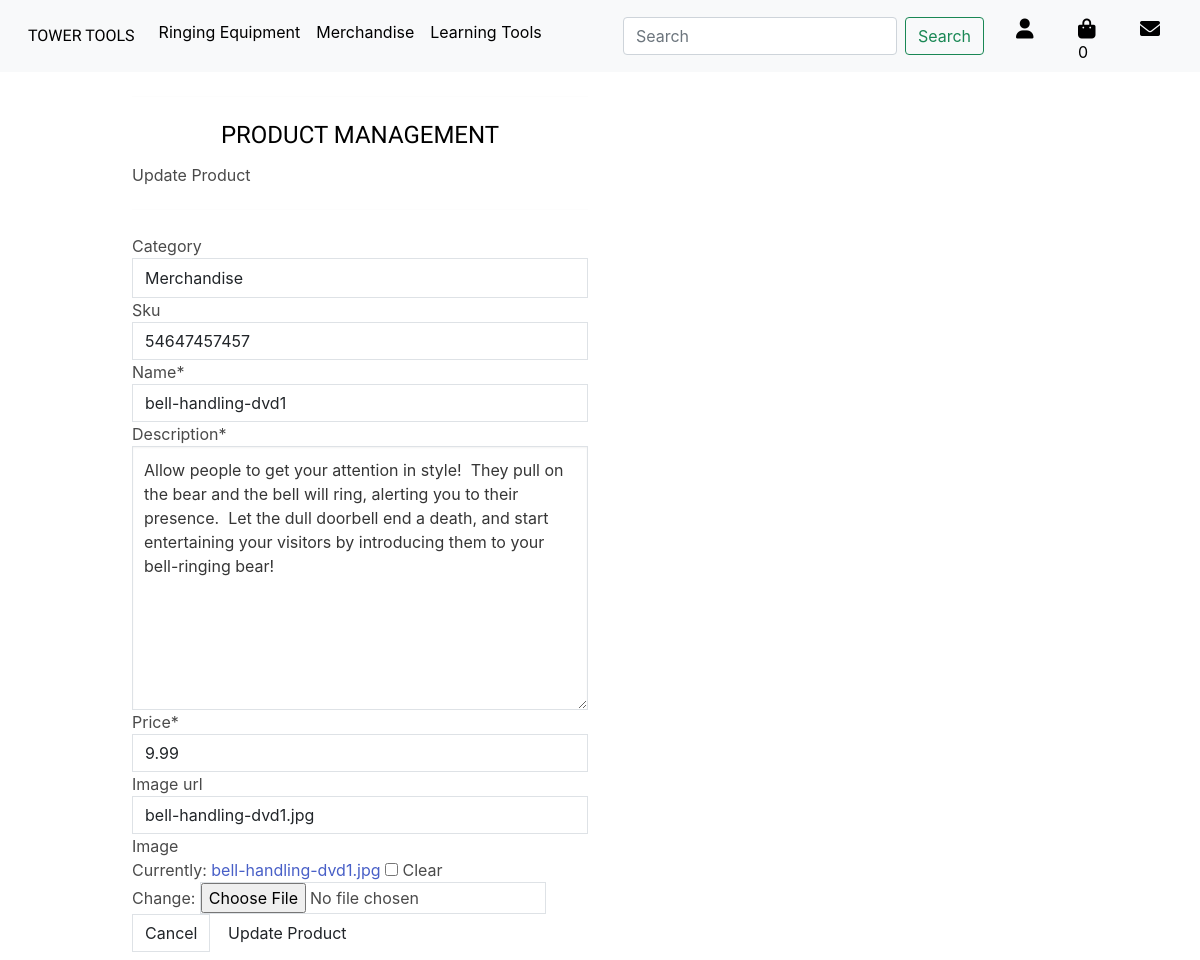
Page /products/edit/4/ (signed in) on the earlier database version.
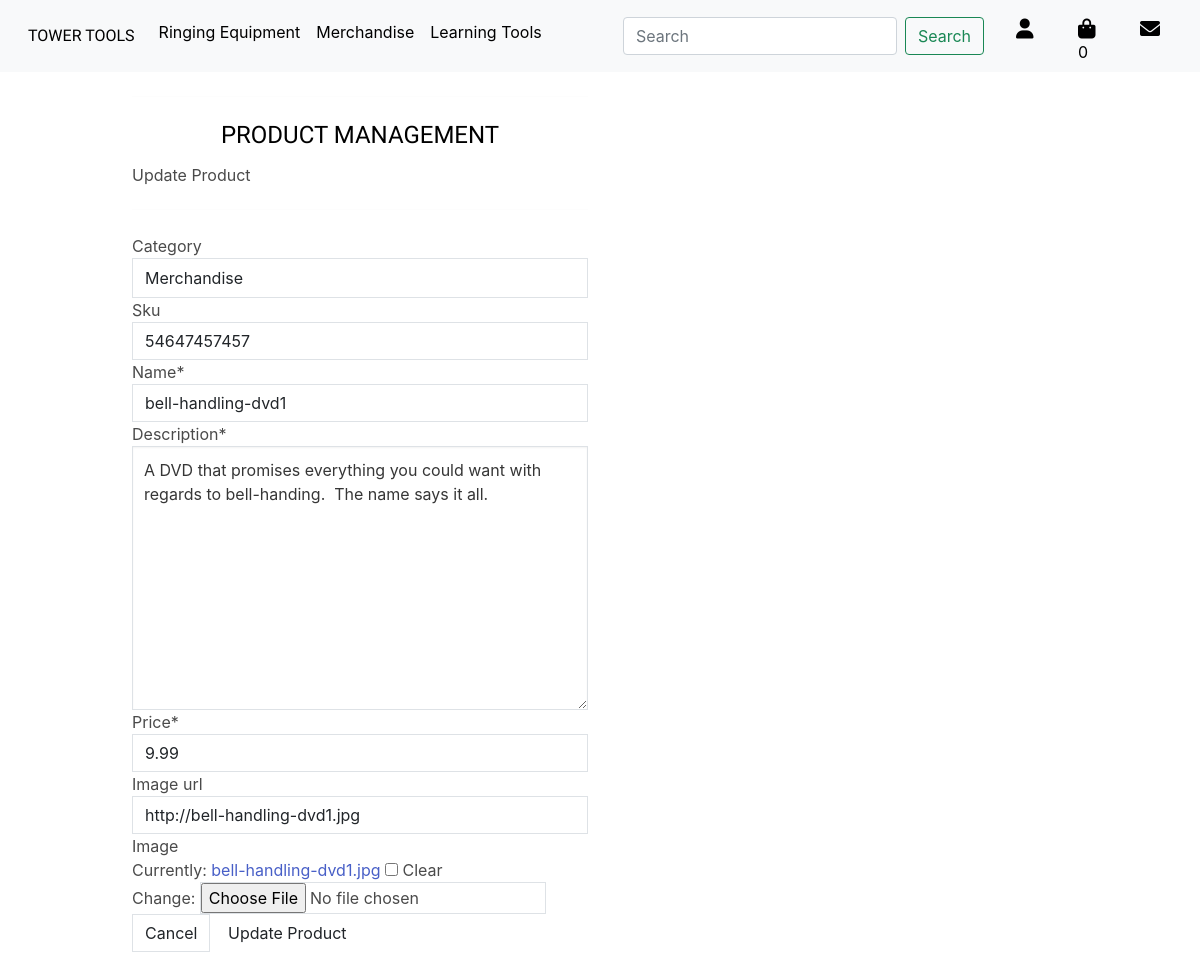
Same page on the later database version.
### products/models.py (models this page shows, shortened)
class Product(models.Model):
    category = models.ForeignKey('Category', null=True, blank=True, on_delete=models.SET_NULL)
    sku = models.CharField(max_length=254, null=True, blank=True)
    name = models.CharField(max_length=254)
    friendly_name = models.CharField(max_length=254, null=True, blank=True)
    description = models.TextField()
    rope_size_option = models.BooleanField(default=False, null=True, blank=True)
    price = models.DecimalField(max_digits=6, decimal_places=2)
    rating = models.DecimalField(max_digits=6, decimal_places=2, null=True, blank=True)
    image_url = models.URLField(max_length=1024, null=True, blank=True)
    image = models.ImageField(null=True, blank=True)

### products/views.py (the view)
# urls.py: path('edit/<int:product_id>/', views.edit_product, name='edit_product'),
@login_required
def edit_product(request, product_id):
    if not request.user.is_superuser:
        messages.error(request, 'Sorry, you are not authorised to edit this.')
        return redirect(reverse('home'))
    product = get_object_or_404(Product, pk=product_id)
    if request.method == "POST":
        form = ProductForm(request.POST, request.FILES, instance=product)
        if form.is_valid():
            form.save()
            messages.success(request, 'Success!  Well done, product edited.')
            return redirect(reverse('product_detail', args=[product.id]))
    else:
        form = ProductForm(instance=product)
    context = {
        'form': form,
        'product': product,
    }
    return render(request, 'products/edit_product.html', context)

### products/forms.py
class ProductForm(forms.ModelForm):
    class Meta:
        model = Product
        fields = '__all__'
        exclude = ('rope_size_option', 'friendly_name', 'rating',)
    def __init__(self, *args, **kwargs):
        super().__init__(*args, **kwargs)
        categories = Category.objects.all()
        friendly_names = [(c.id, c.get_friendly_name()) for c in categories]
        self.fields['category'].choices = friendly_names
        for field_name, field in self.fields.items():
            field.widget.attrs['class'] = 'border rounded-0'

### products/models.py (called while the page is built)
    def get_friendly_name(self):
        return self.friendly_name

### products/templates/products/edit_product.html (shortened to what this page needs)
{% extends "base.html" %}
{% load static %}
{% load bag_tools %}
{% block extra_css %}
    <link rel="stylesheet" href="{% static 'checkout/css/checkout.css' %}">
{% endblock %}
{% block content %}
<div class="container">
    <div class="row">
        <div class="col-12 col-md-6">
            <hr>
            <h2 class="logo-font title-size mb-4">Product Management</h2>
            <h4>Update Product</h4>
            <hr>
        </div>
    </div>
    <div class="row">
        <div class="col-12 col-md-6">
            <form action="{% url 'edit_product' product.id %}" method="POST" class="form mb-2" enctype="multipart/form-data">
                {{ form|crispy }}
                <div class="text-right">
                    <a href="{% url 'home' %}" class="btn rounded-0 border">Cancel</a>
                    <button class="btn rounded-0" type="submit">Update Product</button>
                </div>
            </form>
        </div>
    </div>
</div>
{% endblock %}

Differences in the rows shown:
changed Product "Merchandise": description "Allow people to get your attention in style! They pull on the bear and the bell will ring, alerting you to their presence. Let the dull doorbell end a death, and start entertaining your visitors by introducing them to your bell-ringing bear!" → "A DVD that promises everything you could want with regards to bell-handing. The name says it all."; image_url "bell-handling-dvd1.jpg" → "http://bell-handling-dvd1.jpg"
